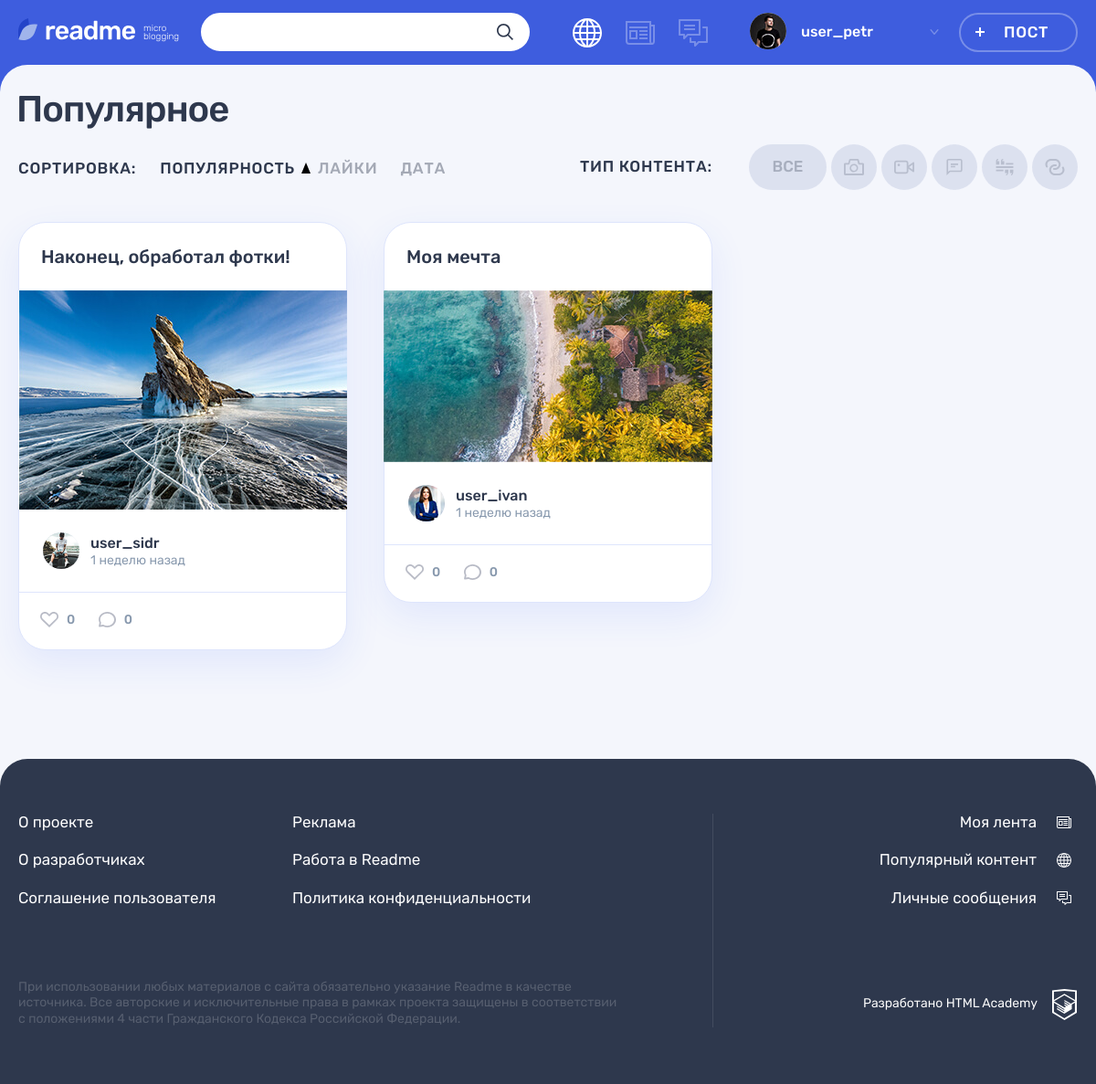
Page /popular.php?content_type_id=1&sort_type=views_count&sort_order_reversed=true (signed in) on the committed database.
### tables this page shows
CREATE TABLE content_types(
    id int unsigned PRIMARY KEY AUTO_INCREMENT,
    type varchar(255) NOT NULL UNIQUE,
    name varchar(255) NOT NULL UNIQUE
);

CREATE TABLE posts(
    id int unsigned PRIMARY KEY AUTO_INCREMENT,
    author_id int unsigned NOT NULL,
    content_type_id int unsigned NOT NULL,
    created_at timestamp DEFAULT current_timestamp,
    title varchar(255) NOT NULL,
    text_content varchar(1000),
    string_content varchar(255),
    views_count int unsigned DEFAULT 0,
    FULLTEXT INDEX post_fulltext_index (title, string_content, text_content),
    FOREIGN KEY (author_id) REFERENCES users(id)
        ON UPDATE CASCADE
        ON DELETE CASCADE,
    FOREIGN KEY (content_type_id) REFERENCES content_types(id)
        ON UPDATE CASCADE
        ON DELETE RESTRICT
);

### utils/helpers.php (called while the page is built, shortened)
<?php
function get_noun_plural_form(
    int $number,
    string $one,
    string $two,
    string $many
): string {
    $number = (int)$number;
    $mod10 = $number % 10;
    $mod100 = $number % 100;
    switch (true) {
        case ($mod10 === 1):
            return $one;
    }
}
function include_template($name, array $data = [])
{
    $name = 'templates/' . $name;
    extract($data);
    require $name;
    $result = ob_get_clean();
    return $result;
}

### popular.php (called while the page is built, shortened)
<?php
require_once 'utils/helpers.php';
require_once 'utils/functions.php';
require_once 'models/post.php';
require_once 'models/content_type.php';
require_once 'init/user-session.php';
require_once 'init/db-connection.php';
$basename = basename(__FILE__);
$current_sort_type = filter_input(
                         INPUT_GET,
                         SORT_TYPE_QUERY,
                         FILTER_SANITIZE_STRING
                     ) ?? SORT_TYPE_OPTIONS[0]['value'];
$current_content_filter = filter_input(
                              INPUT_GET,
                              CONTENT_FILTER_QUERY,
                              FILTER_SANITIZE_NUMBER_INT
                          ) ?? null;
$is_sort_order_reversed =
    filter_input(INPUT_GET, SORT_ORDER_REVERSED, FILTER_VALIDATE_BOOLEAN) ??
    false;
$content_types = get_content_types($db_connection);
$layout_data = [
    'title' => 'Популярное',
    'user' => $user_session,
    'page_modifier' => 'popular',
    'basename' => $basename,
];
$sort_types =
    get_sort_types($basename, $current_sort_type, $is_sort_order_reversed);
$content_filters =
    get_content_filters($content_types, $basename, $current_content_filter);
$any_content_filter =
    get_any_content_filter($basename, is_null($current_content_filter));
$popular_filters_content = include_template(
    'pages/popular/filters.php',
    [
        'sort_types' => $sort_types,
        'is_sort_order_reversed' => $is_sort_order_reversed,
        'content_filters' => $content_filters,
        'any_content_filter' => $any_content_filter,
    ]
);
$post_cards = get_popular_posts(
    $db_connection,
    [
        'sort_type' => $current_sort_type,
        'is_order_reversed' => $is_sort_order_reversed,
        'content_type_id' => $current_content_filter
    ]
);
render_popular_page($popular_filters_content, $post_cards, $layout_data);

### utils/functions.php (called while the page is built, shortened)
<?php
require_once 'utils/helpers.php';
function format_iso_date_time(string $date): string
{
    return date('c', strtotime($date));
}
function format_relative_time(string $date): string
{
    $date = date_create($date);
    $current_date = date_create();
    $interval = date_diff($current_date, $date);
    list(
        $days_total,
        $hours_remainder,
        $minutes_remainder
        )
        = explode(TEXT_SEPARATOR, date_interval_format($interval, '%a %h %i'));
    $days_total = (int)$days_total;
    $hours_remainder = (int)$hours_remainder;
    $minutes_remainder = (int)$minutes_remainder;
    $weeks_total = (int)floor($days_total / DAYS_IN_WEEK);
    list(
        'unit' => $unit,
        'amount' => $amount,
        )
        = (function () use (
        $weeks_total,
        $days_total,
        $hours_remainder,
        $minutes_remainder
    ) {
        if ($weeks_total >= 5) {
            $months_total = floor($days_total / DAYS_IN_MONTH);
            return [
                'unit' => 'month',
                'amount' => $months_total,
            ];
        }
        if ($weeks_total >= 1) {
            return [
                'unit' => 'week',
                'amount' => $weeks_total,
            ];
        }
        if ($days_total >= 1) {
            return [
                'unit' => 'day',
                'amount' => $days_total,
            ];
        }
        if ($hours_remainder >= 1) {
            return [
                'unit' => 'hour',
                'amount' => $hours_remainder,
            ];
        }
        return [
            'unit' => 'minute',
            'amount' => $minutes_remainder,
        ];
    })();
    list(
        'one' => $one_unit,
        'two' => $two_units,
        'many' => $many_units,
        )
        = RELATIVE_TIME_UNITS[$unit];
    return "$amount "
           . get_noun_plural_form($amount, $one_unit, $two_units, $many_units);
}
function get_sort_url(
    string $basename,
    string $sort_type,
    string $current_sort_type,
    bool $is_order_reversed
): string {
    $query_params = $_GET;
    $query_params[SORT_TYPE_QUERY] = $sort_type;
    if ($sort_type === $current_sort_type) {
        $query_params[SORT_ORDER_REVERSED] =
            $is_order_reversed ? 'false' : 'true';
    }
    $query_string = http_build_query($query_params);
    return "/$basename?$query_string";
}
function get_content_filter_url(
    string $basename,
    int $content_type_id = null
): string {
    $query_params = $_GET;
    $query_params[CONTENT_FILTER_QUERY] = $content_type_id;
    $query_string = http_build_query($query_params);
    return "/$basename?$query_string";
}
function get_content_filters(
    array $content_types,
    string $basename,
    int $current_content_type = null
): array {
    $content_filters = $content_types;
    array_walk(
        $content_filters,
        function (&$filter) use ($basename, $current_content_type) {
            $id = $filter['id'];
            $url = get_content_filter_url($basename, $id);
            $active = $id === $current_content_type;
            $filter['url'] = $url;
            $filter['active'] = $active;
        }
    );
    return $content_filters;
}
function get_any_content_filter(
    string $basename,
    bool $is_active
): array {
    return [
        'name' => 'Все',
        'type' => 'all',
        'url' => get_content_filter_url($basename),
        'active' => $is_active,
    ];
}
function get_sort_types(
    string $basename,
    string $current_sort_type,
    bool $is_order_reversed
): array {
    $sort_types = SORT_TYPE_OPTIONS;
    array_walk(
        $sort_types,
        function (&$sort_type) use (
            $basename,
            $current_sort_type,
            $is_order_reversed
        ) {
            $value = $sort_type['value'];
            $url = get_sort_url(
                $basename,
                $value,
                $current_sort_type,
                $is_order_reversed
            );
            $active = $value === $current_sort_type;
            $sort_type['url'] = $url;
            $sort_type['active'] = $active;
        }
    );
    return $sort_types;
}

### models/content_type.php (called while the page is built, shortened)
<?php
function get_content_types(mysqli $db_connection)
{
    $sql = "
        SELECT
            content_types.id,
            content_types.type,
            content_types.name
        FROM content_types
    ";
    $result = mysqli_query($db_connection, $sql);
    return mysqli_fetch_all($result, MYSQLI_ASSOC);
}

### models/post.php (called while the page is built, shortened)
<?php
require_once 'utils/functions.php';
function get_popular_posts(mysqli $db_connection, $config = [])
{
    $sort_type = $config['sort_type'] ? mysqli_real_escape_string(
        $db_connection,
        $config['sort_type']
    ) : null;
    $content_type_id = $config['content_type_id'] ?? '';
    $is_order_reversed = $config['is_order_reversed'] ?? false;
    $filter_sql =
        $config['content_type_id'] ? "WHERE content_types.id = ?" : '';
    $order_direction_sql = $is_order_reversed ? 'ASC' : 'DESC';
    $sort_sql = $sort_type ? "ORDER BY $sort_type $order_direction_sql" : '';
    $sql = "
        SELECT
            posts.id,
            posts.title,
            posts.string_content,
            posts.text_content,
            posts.created_at,
            posts.views_count,
            users.login AS author_login,
            users.avatar_url AS author_avatar,
            content_types.type AS content_type,
            COUNT(DISTINCT likes.author_id) AS likes_count,
            COUNT(DISTINCT comments.id) AS comments_count
        FROM posts
            JOIN users ON posts.author_id = users.id
            JOIN content_types ON posts.content_type_id = content_types.id
            LEFT JOIN likes ON posts.id = likes.post_id
            LEFT JOIN comments ON posts.id = comments.post_id
        $filter_sql
        GROUP BY posts.id
        $sort_sql
    ";
    $statement = mysqli_prepare($db_connection, $sql);
    if ($filter_sql) {
        mysqli_stmt_bind_param($statement, 'i', $content_type_id);
    }
    mysqli_stmt_execute($statement);
    $result = mysqli_stmt_get_result($statement);
    return mysqli_fetch_all($result, MYSQLI_ASSOC);
}

### templates/pages/popular/filters.php (the view, shortened to what this page needs)
<div class="popular__filters-wrapper">
    <div class="popular__sorting sorting">
        <b class="popular__sorting-caption sorting__caption">Сортировка:</b>
        <ul class="popular__sorting-list sorting__list">
            <?php
            foreach ($sort_types as $sort_type): ?>
                <li class="sorting__item">
                    <a class="sorting__link <?= $sort_type['active']
                        ? 'sorting__link--active'
                        : '' ?> <?= $is_sort_order_reversed
                        ? 'sorting__link--reverse' : '' ?>"
                       href="<?= $sort_type['url'] ?>">
                        <span><?= $sort_type['label'] ?></span>
                        <svg class="sorting__icon" width="10" height="12">
                            <use xlink:href="#icon-sort"></use>
                        </svg>
                    </a>
                </li>
            <?php
            endforeach; ?>
        </ul>
    </div>
    <div class="popular__filters filters">
        <b class="popular__filters-caption filters__caption">Тип контента:</b>
        <ul class="popular__filters-list filters__list">
            <li class="popular__filters-item popular__filters-item--<?= $any_content_filter['type'] ?> filters__item filters__item--<?= $any_content_filter['icon'] ?>">
                <a class="filters__button filters__button--ellipse filters__button--all <?= $any_content_filter['active']
                    ? 'filters__button--active' : '' ?>"
                    <?= !$any_content_filter['active']
                        ? 'href="' . $any_content_filter['url'] . '"' : '' ?> >
                    <span><?= $any_content_filter['name'] ?></span>
                </a>
            </li>
            <?php
            foreach ($content_filters as $content_filter): ?>
                <li class="popular__filters-item filters__item">
                    <a class="filters__button filters__button--<?= $content_filter['type'] ?> <?= $content_filter['active']
                        ? 'filters__button--active' : '' ?> button"
                        <?= !$content_filter['active']
                            ? 'href="' . $content_filter['url'] . '"' : '' ?> >
                        <svg class="filters__icon" width="22" height="18">
                            <use xlink:href="#icon-filter-<?= $content_filter['type'] ?>"></use>
                        </svg>
                    </a>
                </li>
            <?php
            endforeach; ?>
        </ul>
    </div>
</div>

### templates/pages/popular/main.php (shortened to what this page needs)
<div class="popular__posts">
    <?php
    foreach ($post_cards as $post_card): ?>
        <?= include_template(
            'pages/popular/post-card/base.php',
            ['post_card' => $post_card]
        ) ?>
    <?php
    endforeach; ?>
</div>

### templates/pages/popular/post-card/base.php (shortened to what this page needs)
<?php
list(
    'id' => $id,
    'title' => $title,
    'string_content' => $string_content,
    'text_content' => $text_content,
    'content_type' => $content_type,
    'author_login' => $author_login,
    'author_avatar' => $author_avatar,
    'created_at' => $created_at,
    'likes_count' => $likes_count,
    'comments_count' => $comments_count,
    )
    = $post_card;
?>
<article class="popular__post post post-<?= $content_type ?>">
    <header class="post__header">
        <a href="post.php?post_id=<?= $id ?>">
            <h2><?= strip_tags($title) ?></h2>
        </a>
    </header>
    <div class="post__main">
        <?= include_template(
            "pages/popular/post-card/content/$content_type.php",
            [
                'id' => $id,
                'text_content' => $text_content,
                'string_content' => $string_content,
            ]
        ) ?>
    </div>
    <footer class="post__footer">
        <div class="post__author">
            <a class="post__author-link" href="#" title="Автор">
                <div class="post__avatar-wrapper">
                    <img class="post__author-avatar"
                         src="/<?= $author_avatar ??
                                   'img/icon-input-user.svg' ?>"
                         alt="Аватар пользователя">
                </div>
                <div class="post__info">
                    <b class="post__author-name"><?= strip_tags(
                            $author_login
                        ) ?></b>
                    <time class="post__time" datetime="<?= format_iso_date_time(
                        $created_at
                    ) ?>"><?= format_relative_time($created_at) ?> назад
                    </time>
                </div>
            </a>
        </div>
        <div class="post__indicators">
            <div class="post__buttons">
                <a class="post__indicator post__indicator--likes button"
                   href="#" title="Лайк">
                    <svg class="post__indicator-icon" width="20" height="17">
                        <use xlink:href="#icon-heart"></use>
                    </svg>
                    <span><?= $likes_count ?></span>
                </a>
                <a class="post__indicator post__indicator--comments button"
                   href="#" title="Комментарии">
                    <svg class="post__indicator-icon" width="19" height="17">
                        <use xlink:href="#icon-comment"></use>
                    </svg>
                    <span><?= $comments_count ?></span>
                </a>
            </div>
        </div>
    </footer>
</article>

### templates/pages/popular/post-card/content/photo.php
<?php
$string_content = isset($string_content) ? strip_tags($string_content) : '';
?>
<div class="post-photo__image-wrapper">
    <img src="/<?= $string_content ?>" alt="Фото от пользователя" width="360"
         height="240">
</div>

### rows in the picture
posts: title "Наконец, обработал фотки!", string_content (picture), shows a picture, author_login "user_sidr"
posts: title "Моя мечта", string_content (picture), shows a picture, author_login "user_ivan"

### other values in the picture
$user['login'] "user_petr"
$sort_type['label'] "ПОПУЛЯРНОСТЬ"
$sort_type['label'] "ЛАЙКИ"
$sort_type['label'] "ДАТА"
$any_content_filter['name'] "ВСЕ"
